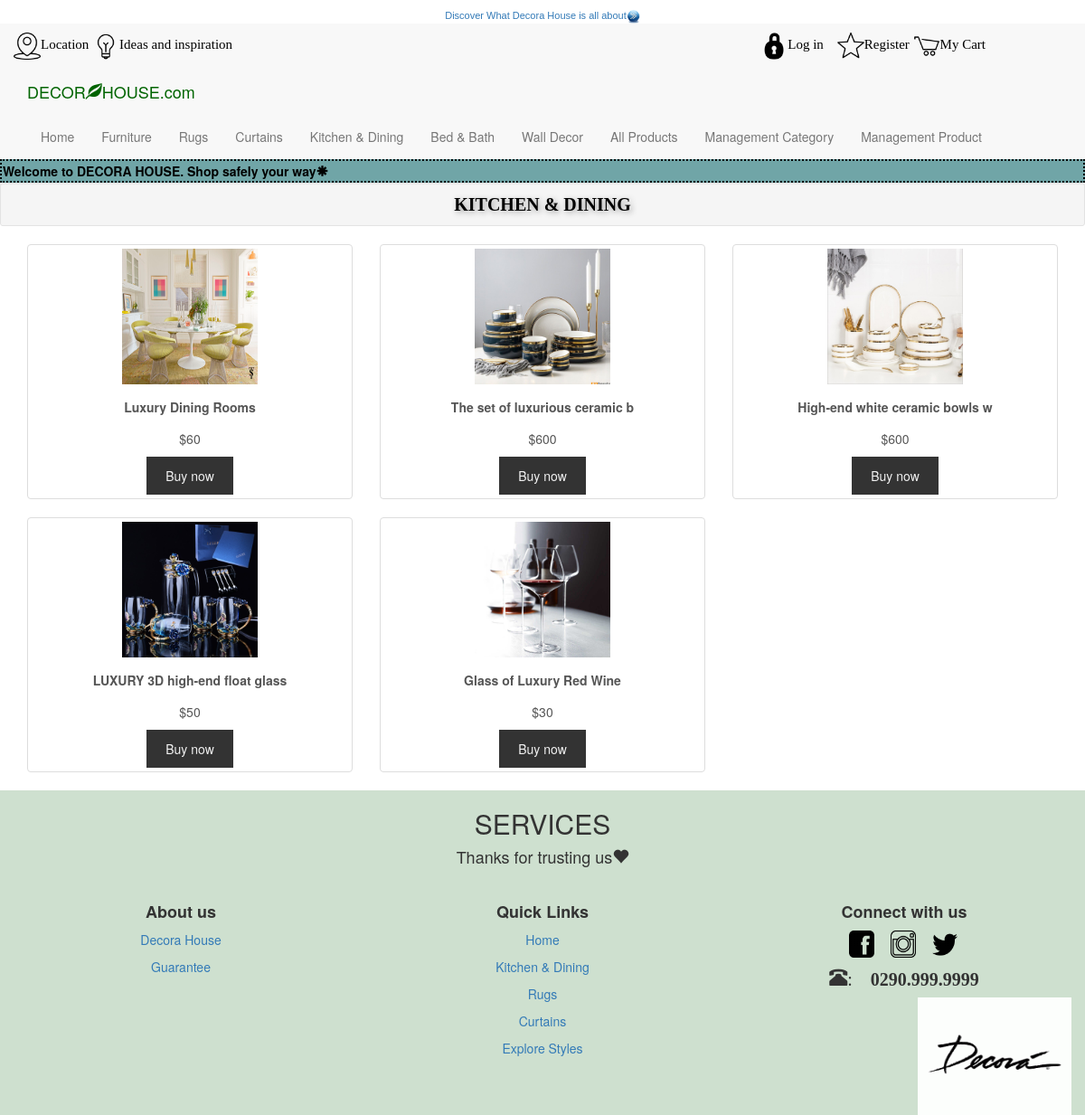
The app's page /?page=kitchen-dining with its own data.
### tables this page shows
CREATE TABLE `product` (
  `Product_ID` varchar(10) NOT NULL,
  `Product_Name` varchar(30) NOT NULL,
  `Price` bigint(20) NOT NULL,
  `oldPrice` decimal(12,2) NOT NULL,
  `SmallDesc` varchar(1000) NOT NULL,
  `DetailDesc` text NOT NULL,
  `ProDate` datetime NOT NULL,
  `Pro_qty` int(11) NOT NULL,
  `Pro_image` varchar(200) NOT NULL,
  `Cat_ID` varchar(10) NOT NULL
);

### Kitchen-Dining.php (the view, shortened to what this page needs)
<div class="well well-sm" id="best_seller">KITCHEN & DINING</div>
<div class="bg-1">
  <div class="container">
    <div class="row text-center">
      <?php
        $result = mysqli_query($conn, "SELECT * FROM product where Cat_ID ='C004'");
          while($row = mysqli_fetch_array($result, MYSQLI_ASSOC)){
      ?>
        <div class="col-sm-4">
          <div class="thumbnail">
            <img id="furniture" src="images/<?php echo $row['Pro_image']?>">
            <p><strong><?php echo $row['Product_Name']?></strong></p>
            <p>$<?php echo $row['Price']?></p>
            <button class="btn">Buy now</button>
          </div>
        </div>
      <?php
        }
      ?>
    </div>
  </div>
</div>

### format.css (style rules this page uses)
.thumbnail p { margin-top: 15px; color: #555; }
.thumbnail img { width: 250px; height: 160px; transition: width 2s, height 2s, box-shadow 2s; -o-transition: width 2s, height 2s, box-shadow 2s; -ms-transition: width 2s, height 2s, box-shadow 2s; -moz-transition: width 2s, height 2s, box-shadow 2s; -webkit-transition: width 2s, height 2s, box-shadow 2s;; }
.btn { padding: 10px 20px; background-color: #333; color: #f1f1f1; border-radius: 0; transition: .2s; }
#best_seller { text-align: center; text-shadow: 2px 2px 6px #999; font-weight: bold; font-family: Georgia; color: rgb(0, 0, 0); font-size: 20px; }
#furniture { width: 150px; height: 150px; }

### records on screen
product: Pro_image (picture), Product_Name "Luxury Dining Rooms", Price "60"
product: Pro_image (picture), Product_Name "The set of luxurious ceramic b", Price "600"
product: Pro_image (picture), Product_Name "High-end white ceramic bowls w", Price "600"
product: Pro_image (picture), Product_Name "LUXURY 3D high-end float glass", Price "50"
product: Pro_image (picture), Product_Name "Glass of Luxury Red Wine", Price "30"
